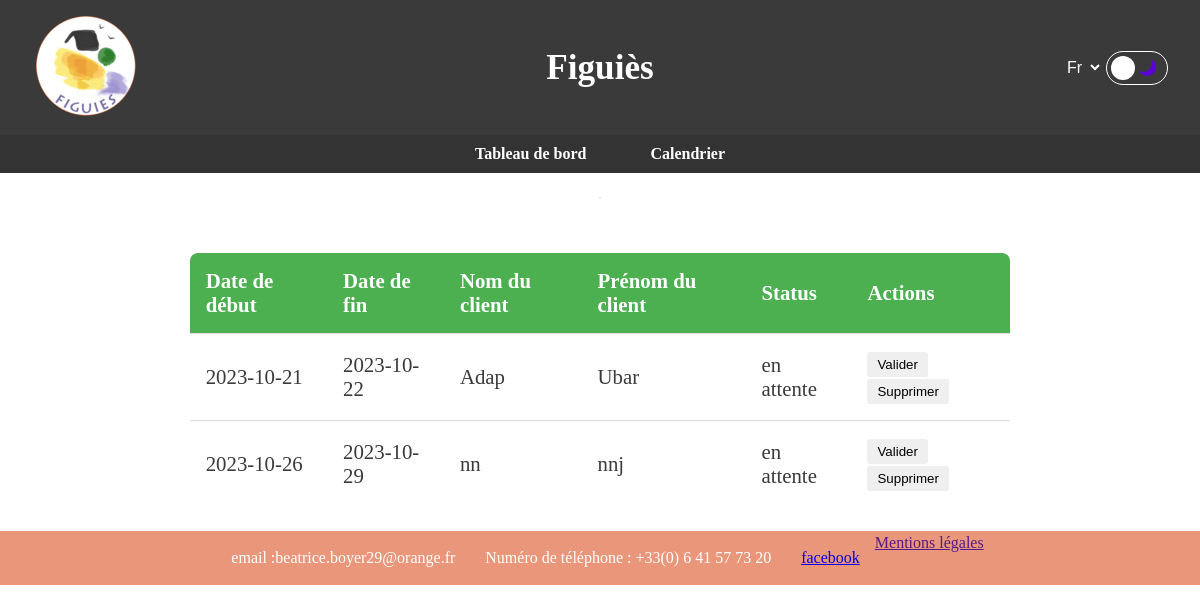
Page /phpAdmin/calendar.php (signed in) on the earlier database version.
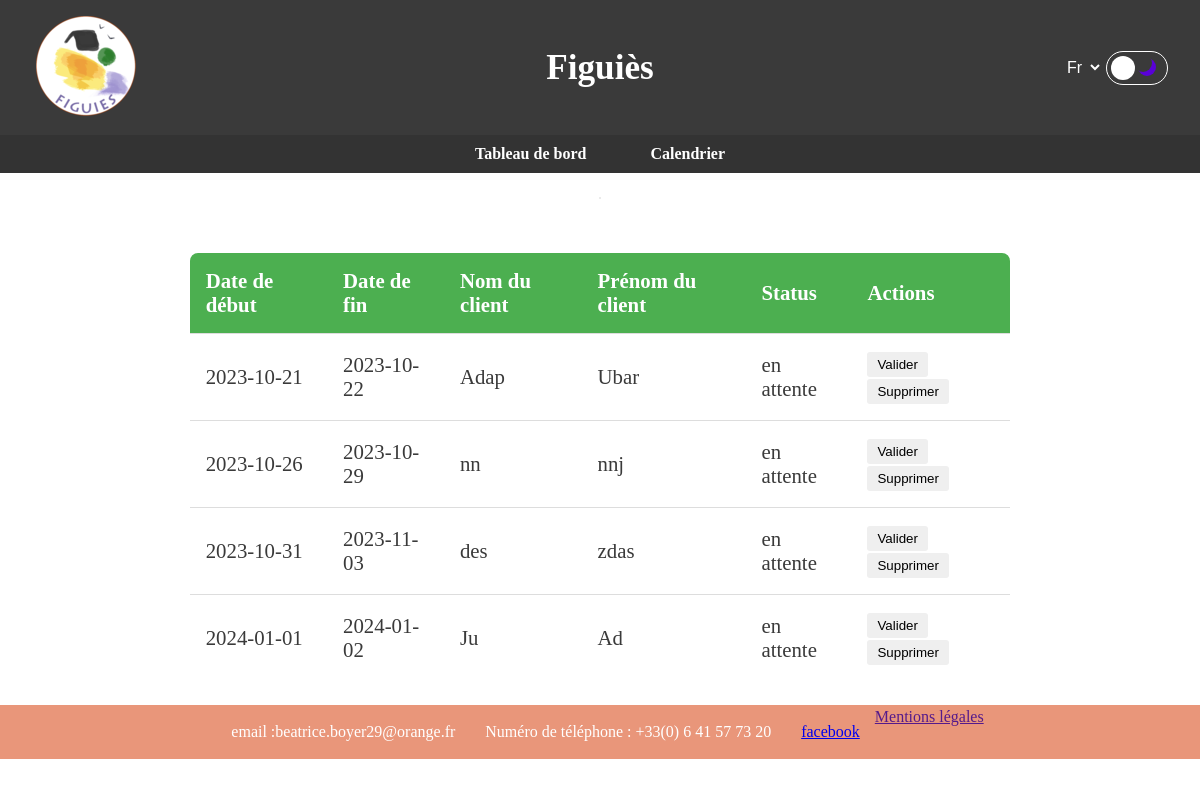
Same page on the later database version.
### tables this page shows
CREATE TABLE `reservations` (
                                `id` int(11) NOT NULL,
                                `start_date` datetime NOT NULL,
                                `end_date` datetime NOT NULL,
                                `client_name` varchar(255) NOT NULL,
                                `client_email` varchar(255) NOT NULL,
                                `client_phone` varchar(20) DEFAULT NULL,
                                `status` enum('en attente','confirmée','rejetée') NOT NULL,
                                `created_at` timestamp NOT NULL DEFAULT current_timestamp(),
                                `updated_at` timestamp NOT NULL DEFAULT current_timestamp() ON UPDATE current_timestamp(),
                                `client_surname` varchar(120) NOT NULL
);

### phpAdmin/afficher_demandes_reservation.php (the view)
<?php
require('../assets/bdd/config.php');
$requetetableau = "SELECT * FROM reservations where status !='confirmée'";
$resulttableau = $conn->query($requetetableau);
if ($resulttableau->num_rows > 0) {
    while($row = $resulttableau->fetch_assoc()) {
        $start_date = date("Y-m-d", strtotime($row["start_date"]));
        $end_date = date("Y-m-d", strtotime($row["end_date"]));
        echo "<tr>";
        echo "<td>" .  $start_date . "</td>";
        echo "<td>" . $end_date . "</td>";
        echo "<td>" . $row["client_name"] . "</td>";
        echo "<td>" . $row["client_surname"] . "</td>";
        echo "<td>" . $row["status"] . "</td>";
        echo "<td>";
        echo "<button onclick='validerReservation(" . $row["id"] . ")'>Valider</button>";
        echo "<button onclick='deleteEvent(" . $row["id"] . ")'>Supprimer</button>";
        echo "</td>";
        echo "</tr>";
    }
} else {
    echo "<tr><td colspan='6'>Aucune réservation trouvée</td></tr>";
}
?>

Differences in the rows shown:
added reservations: start_date "2023-10-31", end_date "2023-11-03", client_name "des", client_surname "zdas", status "en attente"
added reservations: start_date "2024-01-01", end_date "2024-01-02", client_name "Ju", client_surname "Ad", status "en attente"
